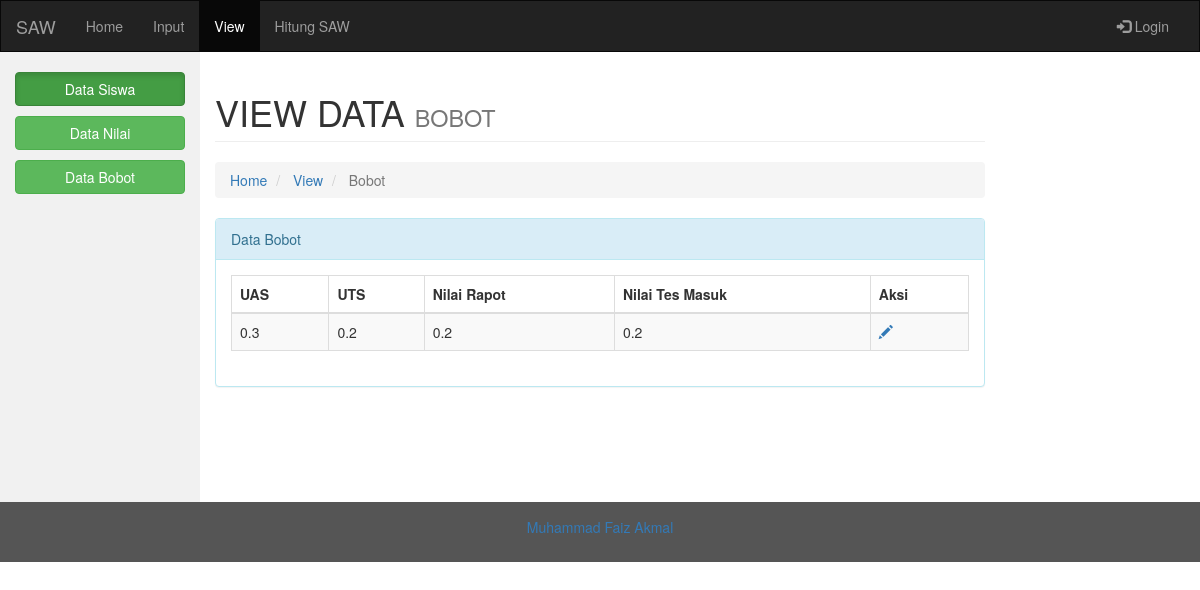
The app's page /vdatabobot.php with its own data.
### tables this page shows
CREATE TABLE `tb_bobot` (
  `B_UAS` double NOT NULL,
  `B_UTS` double NOT NULL,
  `B_nilairapot` double NOT NULL,
  `B_tesmasuk` double NOT NULL
);

### vdatabobot.php (the view, shortened to what this page needs)
<!DOCTYPE html>
<html lang="en">
    <?php
    include('koneksi.php');
?>
<head>
  <link rel="stylesheet" href="https://maxcdn.bootstrapcdn.com/bootstrap/3.3.7/css/bootstrap.min.css">
  <link rel="stylesheet" href="css/style.css">
</head>
<body>
<nav class="navbar navbar-inverse">
  <div class="container-fluid">
    <div class="navbar-header">
      <a class="navbar-brand" href="index.php">SAW</a>
    </div>
    <div class="collapse navbar-collapse" id="myNavbar">
      <ul class="nav navbar-nav">
        <li><a href="index.php">Home</a></li>
        <li><a href="idatasiswa.php">Input</a></li>
        <li class="active"><a href="vdatasiswa.php">View</a></li>
        <li><a href="matrikskeputusan.php">Hitung SAW</a></li>
      </ul>
      <ul class="nav navbar-nav navbar-right">
        <li><a href="#"><span class="glyphicon glyphicon-log-in"></span> Login</a></li>
      </ul>
    </div>
  </div>
</nav>
<div class="container-fluid text-center">
  <div class="row content">
     <div class="col-sm-2 sidenav">
      <p><a href="vdatasiswa.php"><button type="button" class="btn btn-success btn-block active">Data Siswa</button></a></p>
      <p><a href="vdatanilai.php"><button type="button" class="btn btn-success btn-block">Data Nilai</button></a></p>
      <p><a href="vdatabobot.php"><button type="button" class="btn btn-success btn-block">Data Bobot</button></a></p>
    </div>
    <div class="col-sm-8 text-left">
        <h1 class="page-header">
                VIEW DATA <small> BOBOT</small>
        </h1>
        <ol class="breadcrumb">
                            <li>
                                <i class="fa fa-dashboard"></i>  <a href="index.php">Home</a>
                            </li>
                            <li>
                                <i class="fa fa-dashboard"></i>  <a href="vdatasiswa.php">View</a>
                            </li>
                            <li class="active">
                                <i class="fa fa-bar-chart-o"></i>Bobot
                            </li>
        </ol>
                <div class="panel panel-info">
            <div class="panel-heading">
                Data Bobot
            </div>
                        <div class="panel-body">
                            <table width="100%" class="table table-striped table-bordered table-hover" id="dataTables-example">
                                <thead>
                                    <tr>
                                        <th>UAS</th>
                                        <th>UTS</th>
                                        <th>Nilai Rapot</th>
                                        <th>Nilai Tes Masuk</th>
                                        <th>Aksi</th>
                                    </tr>
                                </thead>
<?php
$queri="Select * From tb_bobot";
$hasil=mysqli_query ($konek_db,$queri);
while ($data = mysqli_fetch_array ($hasil)){
 			echo "
        			<tr>
					<td>".$data[0]."</td>
        			<td>".$data[1]."</td>
                    <td>".$data[2]."</td>
                    <td>".$data[3]."</td>
                    <td><a href=\"edatabobot.php\"><i class='glyphicon glyphicon-pencil'></i></a></td>
                    </tr>
        	";
			}
 ?>
                            </table>
            </div>
        </div>
    </div>
  </div>
</div>
<footer class="container-fluid text-center">
  <a href="https://about.me/faizakmal"><p>Muhammad Faiz Akmal</p></a>
</footer>
</body>
</html>

### css/style.css (style rules this page uses)
.navbar { margin-bottom: 0; border-radius: 0; }
.row.content { height: 450px }
.sidenav { padding-top: 20px; background-color: #f1f1f1; height: 100%; }
footer { background-color: #555; color: white; padding: 15px; }

### records on screen
tb_bobot: B_UAS "0.3", B_UTS "0.2", B_nilairapot "0.2", B_tesmasuk "0.2"
